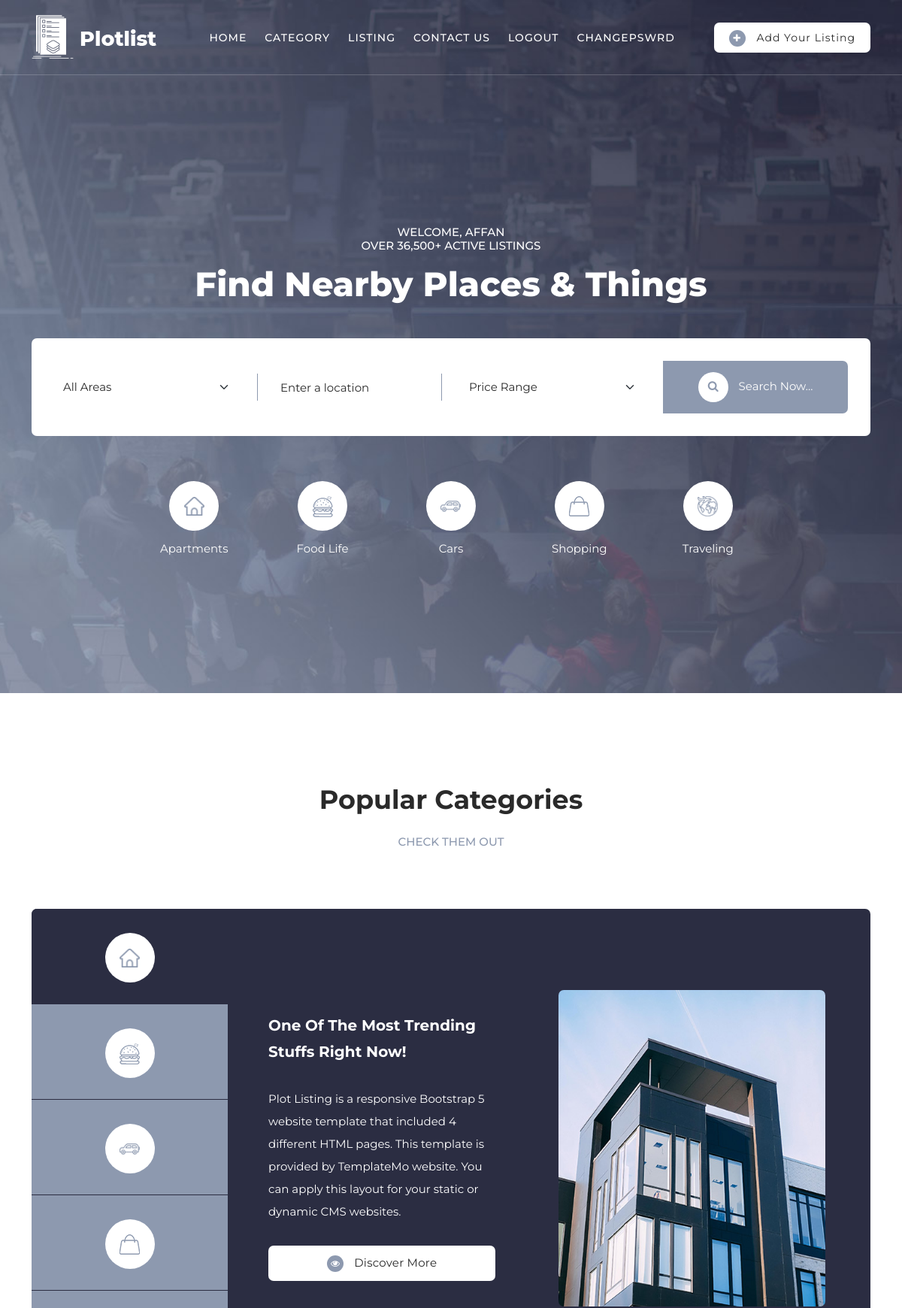
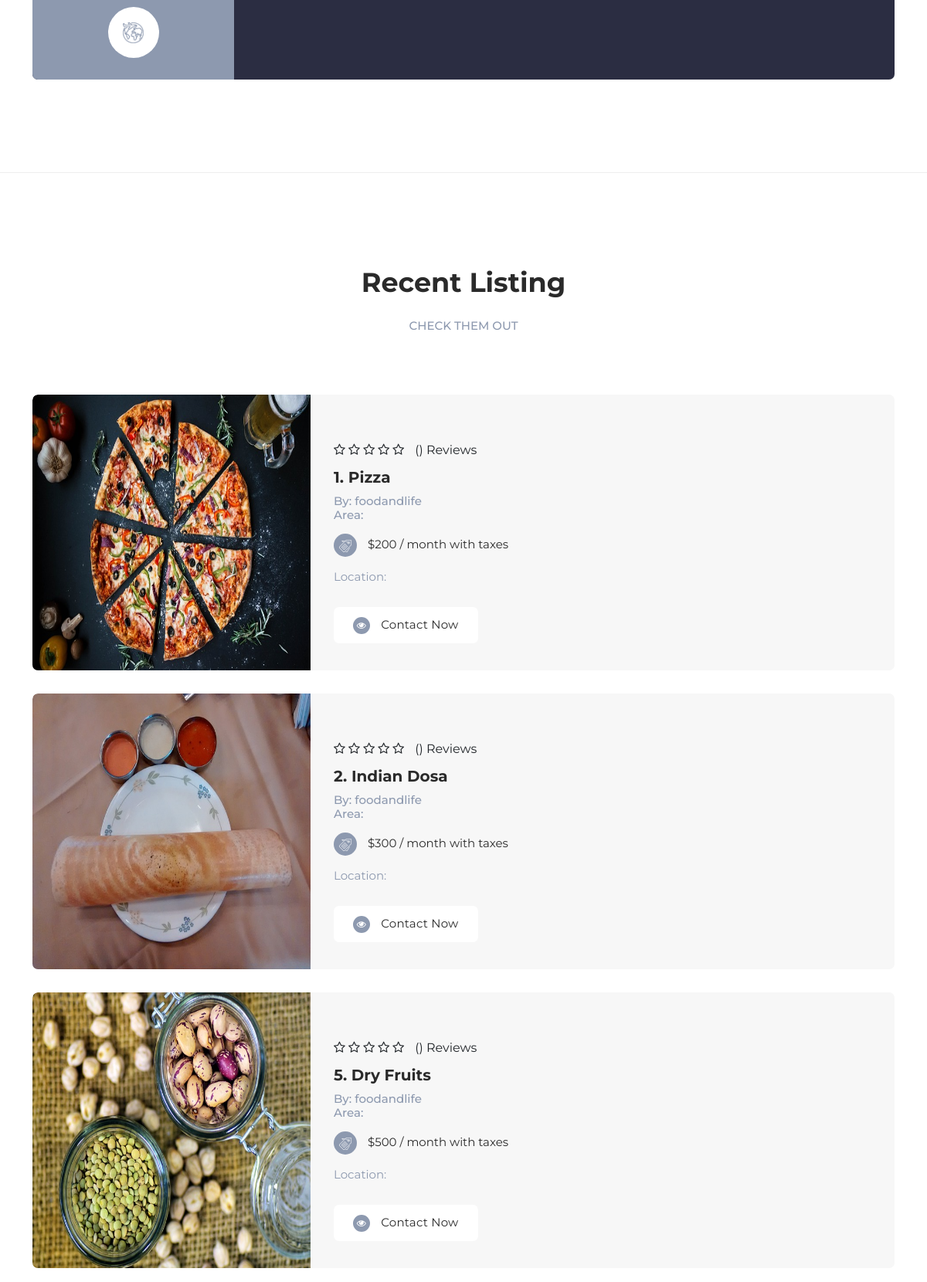
The app's page / (signed in, upper part) with its own data (2 pictures, top to bottom).
### plotapp/models.py (models this page shows)
class MyListing(models.Model):
    TYPE_CHOICES = [
        ('car', 'car'),
        ('appartements', 'appartements'),
        ('shopping', 'shopping'),
        ('travelling', 'travelling'),
        ('foodandlife', 'foodandlife'),
    ]
    area = models.CharField(max_length=100, default='')
    price = models.IntegerField(default=0)
    location = models.CharField(max_length=100, default='')
    image = models.ImageField(upload_to='images/', default='')
    title = models.CharField(max_length=100, default='')
    listing_type = models.CharField(max_length=100, choices=TYPE_CHOICES)
    is_deleted = models.BooleanField(default=False)

### plotapp/views.py (the view)
# urls.py: path('', views.HomeView.as_view(), name="home"),
class HomeView(ListView):
    template_name = "home.html"
    model = MyListing
    context_object_name = 'listings'

### plotapp/templates/home.html (shortened to what this page needs)
{% extends 'index.html' %}
{% load static %}
{% block content %}
<div class="main-banner">
    <div class="container">
      <div class="row">
        <div class="col-lg-12">
          <div class="top-text header-text">
            {% if user.is_authenticated %}
               <div class="welcome-message">
                    <h6>Welcome, <span class="username">{{ user.username }}</span></h6>
                </div>
            {% endif %}
            <h6>Over 36,500+ Active Listings</h6>
            <h2>Find Nearby Places &amp; Things</h2>
          </div>
        </div>
        <div class="col-lg-12">
          <form id="search-form" name="gs" method="get" role="search" action="{% url 'search' %}">
            <div class="row">
              <div class="col-lg-3 align-self-center">
                  <fieldset>
                      <select name="q"  value="{{ query }}" class="form-select"  aria-label="Area" id="chooseCategory" onchange="this.form.onclick()">
                          <option value="" >All Areas</option>
                      </select>
                  </fieldset>
              </div>
              <div class="col-lg-3 align-self-center">
                  <fieldset>
                      <input type="text" name="address" value="{{ address }}" class="searchText" placeholder="Enter a location" onchange="this.form.onclick()">
                  </fieldset>
              </div>
              <div class="col-lg-3 align-self-center">
                  <fieldset>
                      <select name="price" class="form-select" aria-label="Default select example" id="chooseCategory" onchange="this.form.click()">
                          <option value="" selected>Price Range</option>
                      </select>
                  </fieldset>
              </div>
        <div class="col-lg-3">
          <fieldset>
              <button class="main-button"><i class="fa fa-search"></i> Search Now...</button>
          </fieldset>
      </div>
            </div>
          </form>
        </div>
        <div class="col-lg-10 offset-lg-1">
          <ul class="categories">
            <li><a href="{% url 'appartements' %}"><span class="icon"><img src="{% static 'images/search-icon-01.png' %}" alt="Home"></span> Apartments</a></li>
            <li><a href="{% url 'food&life' %}"><span class="icon"><img src="{% static 'images/search-icon-02.png' %}" alt="Food"></span> Food Life</a></li>
            <li><a href="{% url 'cars' %}"><span class="icon"><img src="{% static 'images/search-icon-03.png' %}" alt="Vehicle"></span> Cars</a></li>
            <li><a href="{% url 'shopping' %}"><span class="icon"><img src="{% static 'images/search-icon-04.png' %}" alt="Shopping"></span> Shopping</a></li>
            <li><a href="{% url 'travelling' %}"><span class="icon"><img src="{% static 'images/search-icon-05.png' %}" alt="Travel"></span> Traveling</a></li>
          </ul>
        </div>
      </div>
    </div>
  </div>
  <div class="popular-categories">
    <div class="container">
      <div class="row">
        <div class="col-lg-12">
          <div class="section-heading">
            <h2>Popular Categories</h2>
            <h6>Check Them Out</h6>
          </div>
        </div>
        <div class="col-lg-12">
          <div class="naccs">
            <div class="grid">
              <div class="row">
                <div class="col-lg-3">
                  <div class="menu">
                    <div class="first-thumb active">
                      <div class="thumb">
                        <span class="icon"><img src="{% static 'images/search-icon-01.png' %}" alt=""></span>
                      </div>
                    </div>
                    <div>
                      <div class="thumb">
                        <span class="icon"><img src="{% static 'images/search-icon-02.png' %}" alt=""></span>
                      </div>
                    </div>
                    <div>
                      <div class="thumb">
                        <span class="icon"><img src="{% static 'images/search-icon-03.png' %}" alt=""></span>
                      </div>
                    </div>
                    <div>
                      <div class="thumb">
                        <span class="icon"><img src="{% static 'images/search-icon-04.png' %}" alt=""></span>
                      </div>
                    </div>
                    <div class="last-thumb">
                      <div class="thumb">
                        <span class="icon"><img src="{% static 'images/search-icon-05.png' %}" alt=""></span>
                      </div>
                    </div>
                  </div>
                </div>
                <div class="col-lg-9 align-self-center">
                  <ul class="nacc">
                    <li class="active">
                      <div>
                        <div class="thumb">
                          <div class="row">
                            <div class="col-lg-5 align-self-center">
                              <div class="left-text">
                                <h4>One Of The Most Trending Stuffs Right Now!</h4>
                                <p>Plot Listing is a responsive Bootstrap 5 website template that included 4 different HTML pages. This template is provided by TemplateMo website. You can apply this layout for your static or dynamic CMS websites.</p>
                                <div class="main-white-button"><a href="{% url 'appartements' %}"><i class="fa fa-eye"></i> Discover More</a></div>
                              </div>
                            </div>
                            <div class="col-lg-7 align-self-center">
                              <div class="right-image">
                                <img src="{% static 'images/tabs-image-01.jpg' %}" alt="">
                              </div>
                            </div>
                          </div>
                        </div>
                      </div>
                    </li>
                  </ul>
                </div>
              </div>
            </div>
          </div>
        </div>
      </div>
    </div>
  </div>
{% if user.is_authenticated %}
  <div class="recent-listing">
    <div class="container">
      <div class="row">
        <div class="col-lg-12">
          <div class="section-heading">
            <h2>Recent Listing</h2>
            <h6>Check Them Out</h6>
          </div>
        </div>
        <div class="col-lg-12">
          <div class="owl-carousel owl-listing">
            {% for listing in listings %}
              {% if forloop.counter0|divisibleby:3 %}
                <div class="item">
              {% endif %}
              <div class="listing-item">
                <div class="left-image">
                  <a href="#"><img src="{{ listing.image.url }}" alt="" class="listing_image"></a>
                </div>
                <div class="right-content align-self-center">
                  <a href="#"><h4>{{ listing.id }}. {{ listing.title }}</h4></a>
                  <h6>By: {{ listing.listing_type }}</h6>
                  <h6>Area: {{ listing.area }}</h6>
                  <ul class="rate">
                    <li><i class="fa fa-star-o"></i></li>
                    <li><i class="fa fa-star-o"></i></li>
                    <li><i class="fa fa-star-o"></i></li>
                    <li><i class="fa fa-star-o"></i></li>
                    <li><i class="fa fa-star-o"></i></li>
                    <li>({{ listing.reviews }}) Reviews</li>
                  </ul>
                  <span class="price">
                    <div class="icon">
                      <img src="{% static 'images/listing-icon-01.png' %}" alt="">
                    </div> ${{ listing.price }} / month with taxes
                  </span>
                  <span class="details">Location: <em>{{ listing.location }}</em></span>
                  <div class="main-white-button">
                    <a href="{% url 'ContactForm' %}"><i class="fa fa-eye"></i> Contact Now</a>
                  </div>
                </div>
              </div>
              {% if forloop.counter|divisibleby:3 %}
                </div>
              {% endif %}
            {% endfor %}
          </div>
      </div>
    </div>
  </div>
  </div>
{% endif %}
  {% endblock content %}

### plotapp/templates/index.html (style rules this page uses)
.welcome-message { color: white; font-weight: bold; margin-top: 10px; text-align: center; }

### plotapp/templates/home.html (style rules this page uses)
.listing_image { max-height: 30vw; min-height: 30vw; max-width:30vw; min-width: 30vw; }

### records on screen
MyListing: image (picture), id "1", title "Pizza", listing_type "foodandlife", price "200"
MyListing: image (picture), id "2", title "Indian Dosa", listing_type "foodandlife", price "300"
MyListing: image (picture), id "5", title "Dry Fruits", listing_type "foodandlife", price "500"

### other values on screen
{{ user.username }} "AFFAN"
